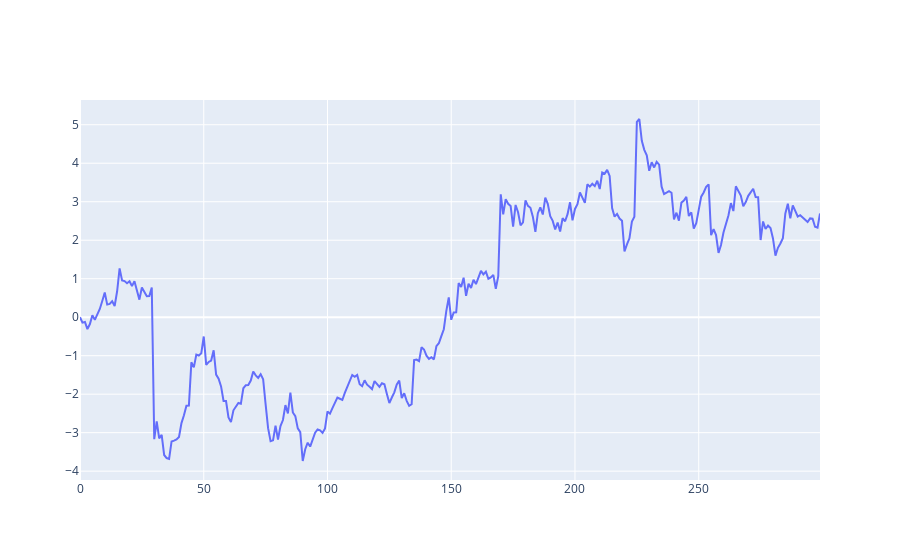

Source (notebook cell):
### Code cell
# Plot the difference between the two tickers

fig = go.Figure()
fig.add_trace(go.Scatter(x=walmart_monster_dif.index, y=walmart_monster_dif, name='walmart-monster'))

fig.show()

### Figure 1 — Plotly figure (JSON) as saved in the notebook; plotly's stock layout.template omitted (floating-point values rounded to 4 significant figures; data arrays with more than 128 entries replaced by an {"elided": "..."} marker saying what was removed)
{"data": [{"name": "walmart-monster", "type": "scatter", "x": {"elided": "300 int values"}, "y": {"elided": "300 float values"}}], "layout": {}}
